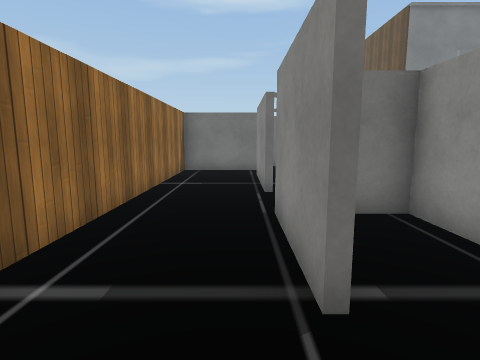
view 1 (above)

24 first-person views from a walk through a Unity game level. The camera is 1.3 m above the floor, tilts 8° down and sees 80° across. Doors are open. The floor is counted in squares, 1 m on a side. Each view is taken from the middle of a square. On the plan, view 1 faces up. The plan holds only what a view shows up to about 13 squares ahead; the rest is blank. The place goes on beyond the plan. The player character is not drawn. Some surface patterns are stand-ins.

view 2
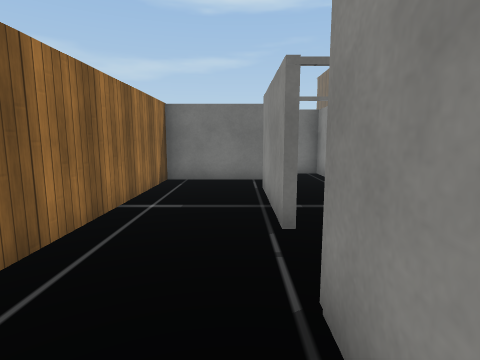

view 3
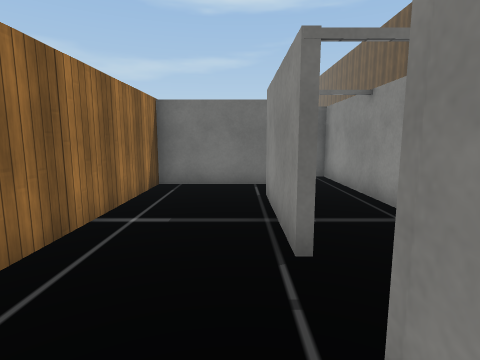

view 4
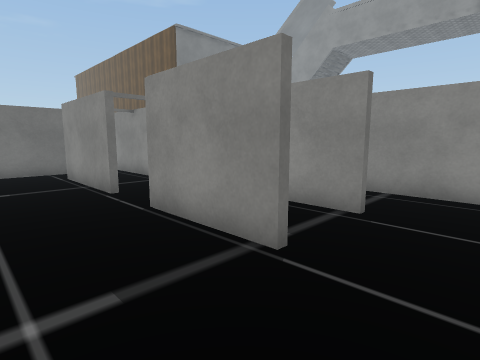

view 5
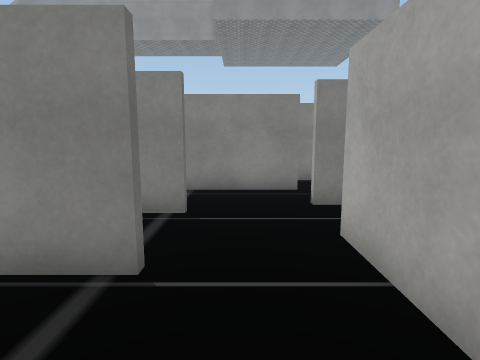

view 6
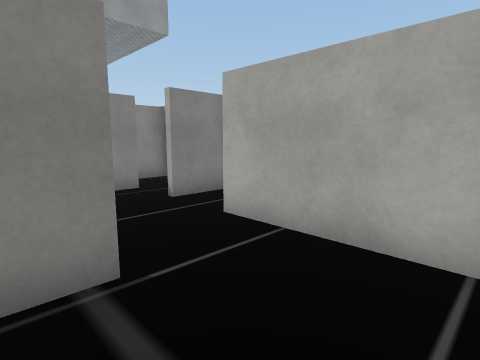

view 7
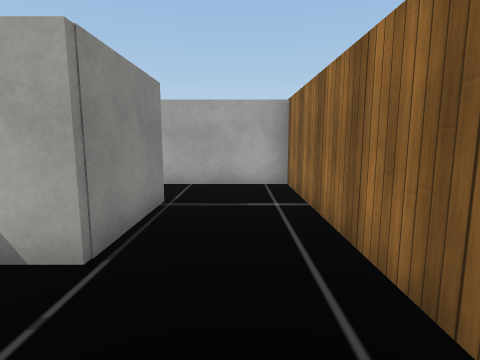

view 8
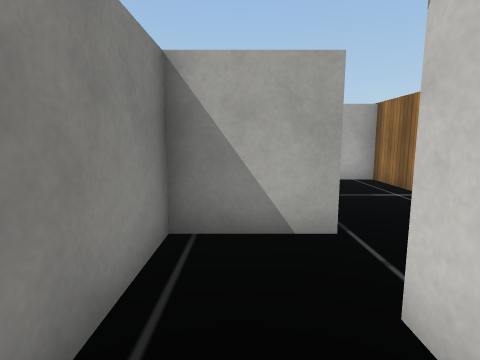

view 9
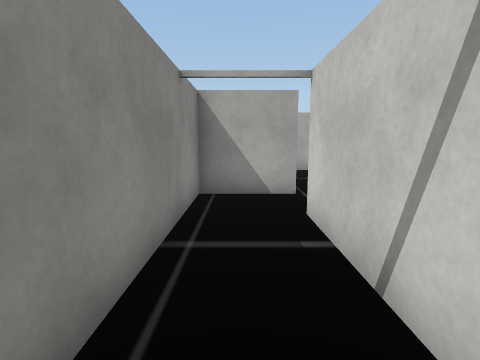

view 10
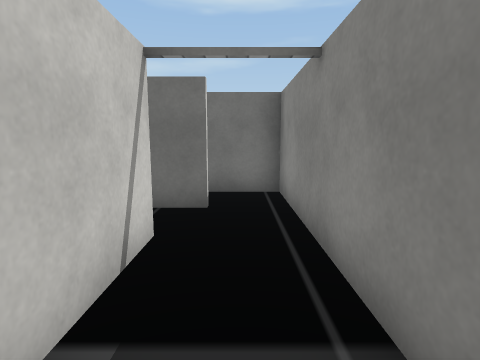

view 11
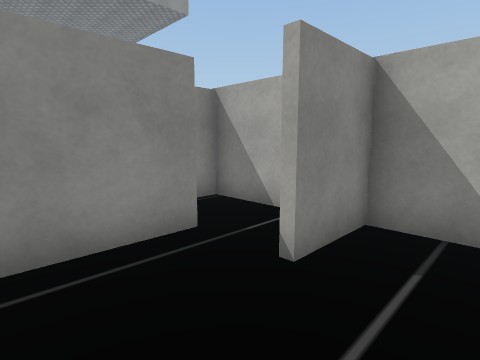

view 12
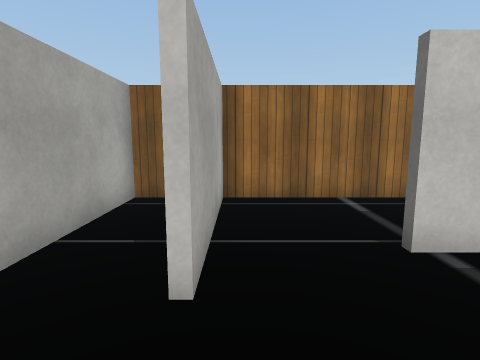

view 13
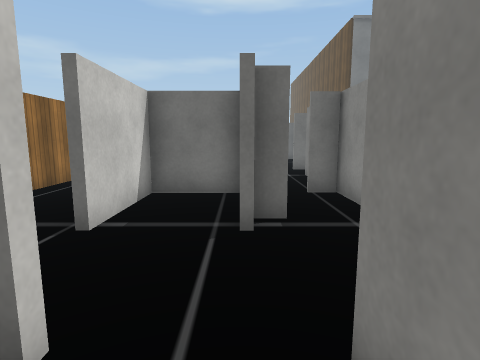

view 14
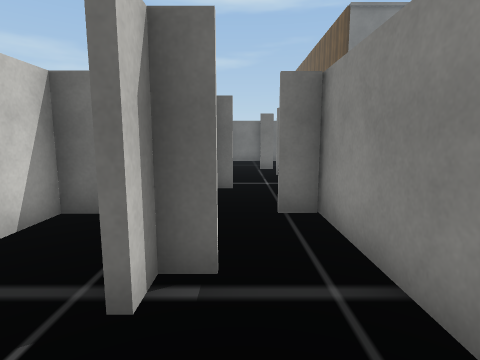

view 15
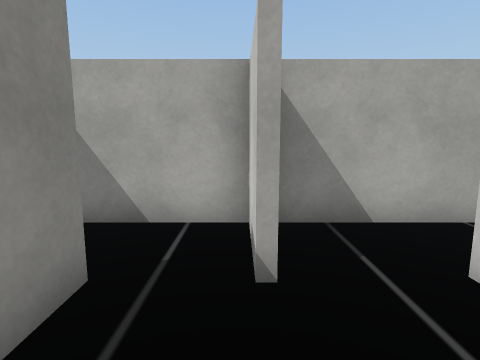

view 16
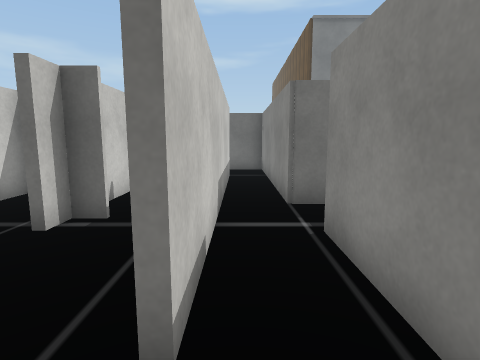

view 17
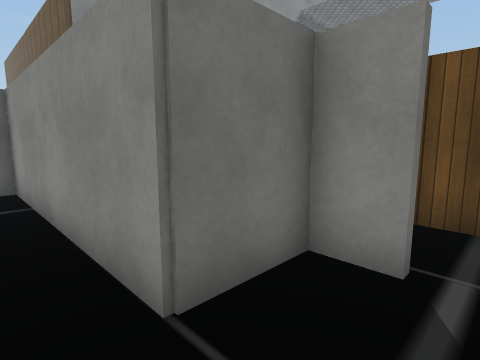

view 18
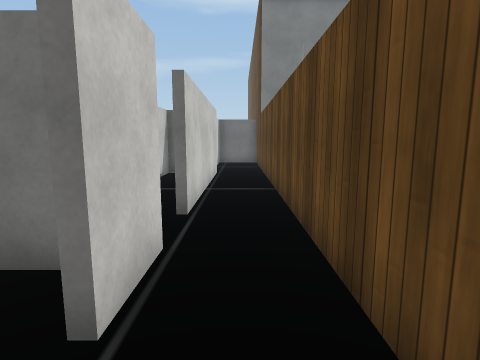

view 19
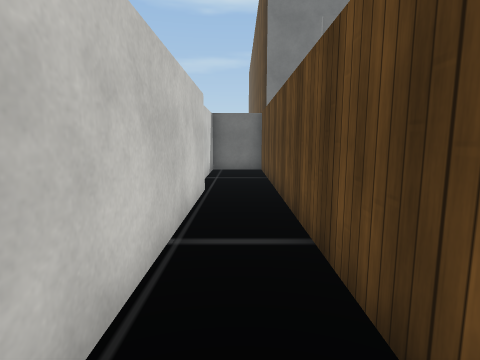

view 20
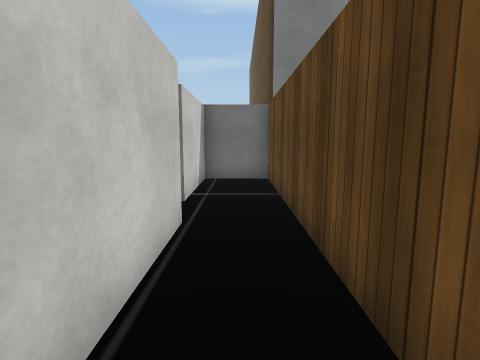

view 21
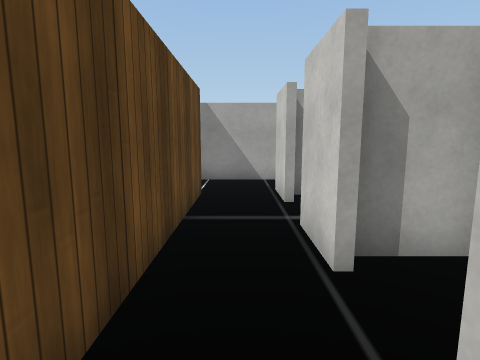

view 22
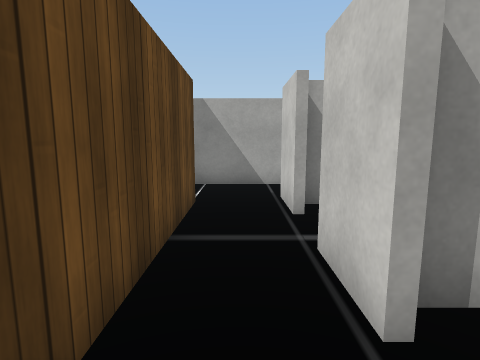

view 23
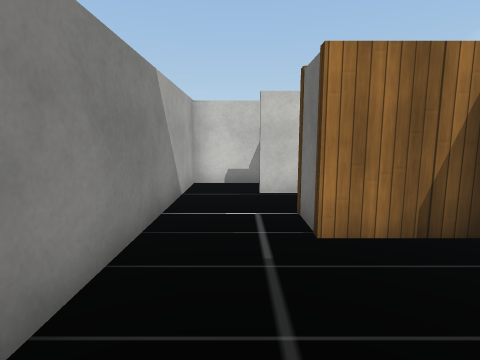

view 24
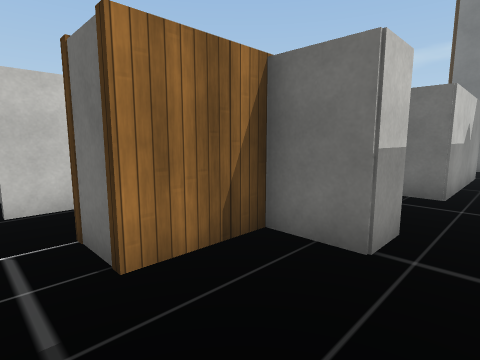

### Floor plan
Key: @ floor where view 1 was taken; # wall or solid block; . floor; D open door; T thing the floor can be seen under or through.
Columns run from 3 left of view 1 to 16 right of it. Each row starts with its distance up from view 1.
 18             ###
 17             #.#
 16             #.#
 15             #.#
 14     ###     #.#
 13     ..#DD   ..#
 12 #####.#.. ###.#
 11 #.....#..##.#.#  #
 10 #...#.#...#.#.#  #
  9 #...#.#...#.#.#  #
  8 #...#.#T#.#.#.#  #
  7 #.....###.#.#.# ##
  6 #.....###.#.#.###.
  5 #...#####.#...# ..
  4 #...#.###.### #  .
  3 #...#.###...# ###.
  2 #...#.#.#.....###.
  1 #.......# #.#.##..
  0 #..@....# ###.##..
 -1 #####..#..#.........
 -2 #......#..#.......
 -3 ##################

Where each view was taken, in squares from view 1:
view 1: 0 up, 0 right, facing up
view 2: 3 up, 0 right, facing up
view 3: 4 up, 0 right, facing up
view 4: 0 up, 2 left, facing up-right
view 5: 1 up, 2 left, facing right
view 6: 3 up, 2 left, facing down-right
view 7: 8 up, 1 left, facing down
view 8: 9 up, 2 right, facing down
view 9: 12 up, 2 right, facing down
view 10: 7 up, 2 right, facing up
view 11: 2 up, 2 right, facing down-right
view 12: 0 up, 4 right, facing left
view 13: 2 down, 3 right, facing up
view 14: 0 up, 4 right, facing up
view 15: 2 up, 4 right, facing down
view 16: 2 down, 6 right, facing up
view 17: 2 up, 6 right, facing up-right
view 18: 1 up, 10 right, facing up
view 19: 5 up, 10 right, facing up
view 20: 8 up, 10 right, facing up
view 21: 7 up, 10 right, facing down
view 22: 6 up, 10 right, facing down
view 23: 1 down, 16 right, facing left
view 24: 1 down, 15 right, facing up-left
